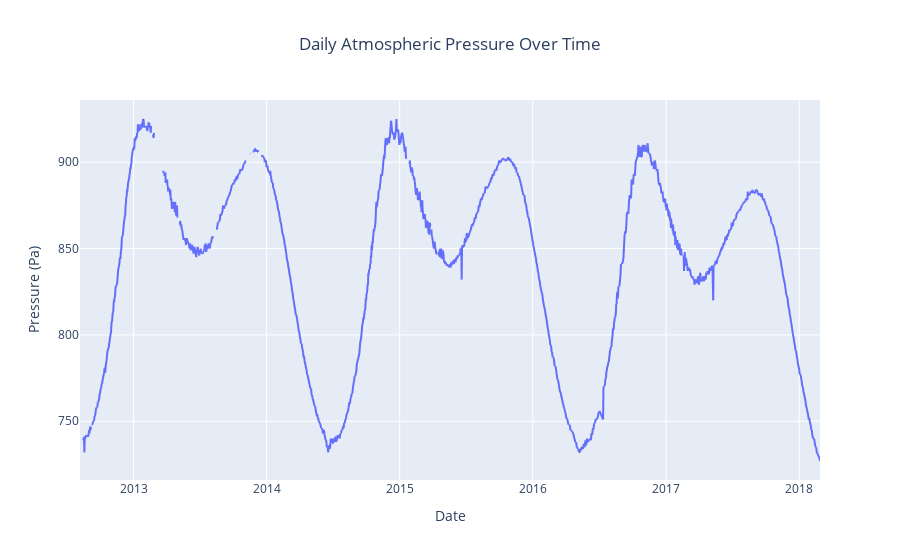

The notebook cell saved with this chart:
### Markdown cell above
**4.** Plot a line chart of the daily atmospheric pressure by terrestrial date.

<div style="border: 3px solid #b67ae5; background-color: #f9f1ff; padding: 15px; border-radius: 8px; color: #222; display: flex; align-items: center;">
<span style="font-size: 10pt;">
<strong>Note: </strong>You do not need to modify the dataframe or group any data! Just use the original data.
</span>
</div>

### Code cell
# Line chart of the daily atmospheric pressure by terrestrial date
fig = px.line(
    weather,
    x='terrestrial_date',
    y='pressure',
    title='Daily Atmospheric Pressure Over Time',
    labels={'terrestrial_date': 'Date', 'pressure': 'Pressure (Pa)'}
)

# Center the title
fig.update_layout(title={'x': 0.5})

fig.show()

### Figure 1 — Plotly figure (JSON) as saved in the notebook; plotly's stock layout.template omitted (floating-point values rounded to 4 significant figures; data arrays with more than 128 entries replaced by an {"elided": "..."} marker saying what was removed)
{"data": [{"hovertemplate": "Date=%{x}<br>Pressure (Pa)=%{y}<extra></extra>", "legendgroup": "", "line": {"color": "#636efa", "dash": "solid"}, "marker": {"symbol": "circle"}, "mode": "lines", "name": "", "showlegend": false, "type": "scattergl", "x": {"elided": "1894 str values"}, "xaxis": "x", "y": {"elided": "1894 int values"}, "yaxis": "y"}], "layout": {"autosize": true, "legend": {"tracegroupgap": 0}, "title": {"text": "Daily Atmospheric Pressure Over Time", "x": 0.5}, "xaxis": {"anchor": "y", "autorange": true, "domain": [0, 1], "range": ["2012-08-07", "2018-02-27"], "title": {"text": "Date"}, "type": "date"}, "yaxis": {"anchor": "x", "autorange": true, "domain": [0, 1], "range": [716, 936], "title": {"text": "Pressure (Pa)"}, "type": "linear"}}}
